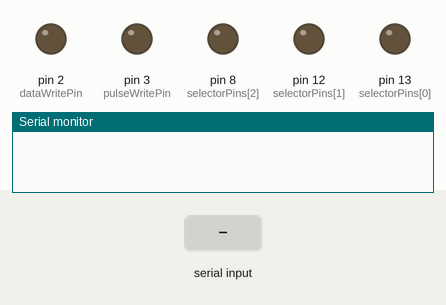
Simulated run of this sketch. Board: Arduino Uno, built with avr-gcc and run on an emulated ATmega328P. On the bench: output pins drawn as LEDs (lit = HIGH), the last lines printed to the serial monitor. Inputs (shaded band) come from the test bench.

Above: at 1.2 s.
1.3 s: "90,45\n" received over Serial
At 2.37 s:
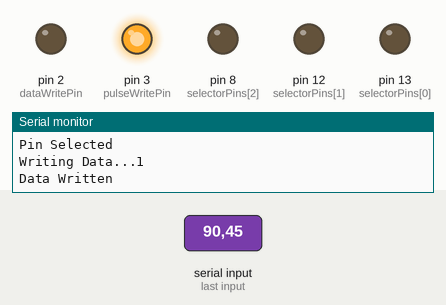
3.9 s: "30,150\n" received over Serial
At 6.0 s:
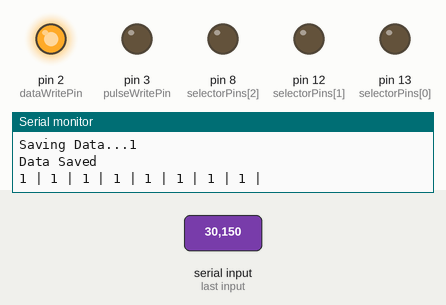
6.5 s: "5\n" received over Serial
At 7.0 s:
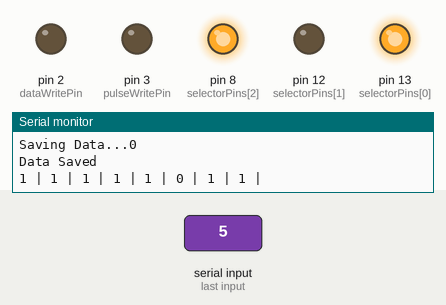
8.1 s: "5\n" received over Serial
At 9.4 s:
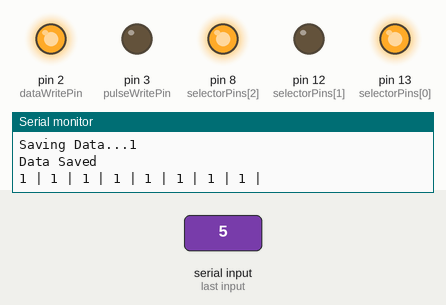
9.7 s: "90\n" received over Serial
At 11.5 s:
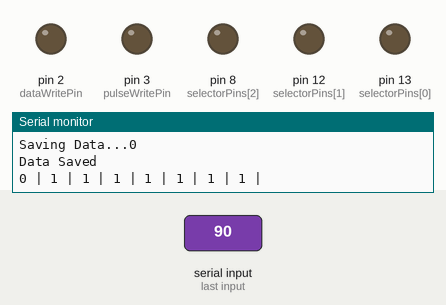
12.3 s: "200\n" received over Serial
At 13.37 s:
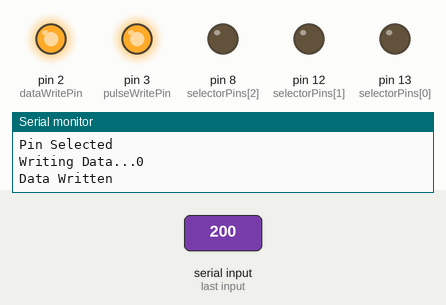
Timing chart, 0 to 15.3 s (numbered marks = the images above; inputs shaded):
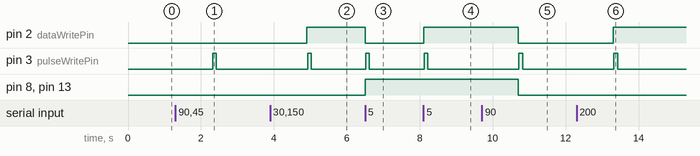

The sketch:

data_experiment.ino
```cpp
const uint8_t selectorPins[3] = {13, 12, 8};
const uint8_t pulseWritePin = 3;
const uint8_t dataWritePin = 2;


bool data[8] = {true, true, true, true, true, true, true, true};

void setup() {
  Serial.begin(9600);

  for(int selectorPin : selectorPins){
    pinMode(selectorPin, OUTPUT);
  }
  pinMode(pulseWritePin, OUTPUT);
  pinMode(dataWritePin, OUTPUT);

  digitalWrite(pulseWritePin, LOW);
  digitalWrite(dataWritePin, LOW);
}


void loop() {
  if (Serial.available() > 0) {
    uint8_t selected = Serial.parseInt();

    if(selected >= 8){
      return;
    }

    Serial.println("Selecting Pin..." + String(selected));
    selectPin(selected);
    Serial.println("Pin Selected");

    Serial.println("Writing Data..." + String(data[selected]));
    data[selected] = !data[selected];
    digitalWrite(dataWritePin, data[selected]);
    Serial.println("Data Written");

    Serial.println("Saving Data..." + String(data[selected]));
    digitalWrite(pulseWritePin, HIGH);
    delay(100);
    digitalWrite(pulseWritePin, LOW);
    Serial.println("Data Saved");

    for (uint8_t i = 0; i < 8; i++) {
      Serial.print(data[i]);
      Serial.print(" | ");
    }
    Serial.println();

    Serial.read();
  }
}


void selectPin(uint8_t input) {
  for (uint8_t i = 0; i < 3; i++) {
    digitalWrite(selectorPins[i], input & 1);
    input >>= 1;
  }
  return;
}
```

Measured:
- after the input at 1.3 s, pin 3 (pulseWritePin): LOW → HIGH after 1.0 s, → LOW 0.10 s later
- after the input at 3.9 s, pin 2 (dataWritePin): LOW → HIGH after 1.0 s; pin 3 (pulseWritePin): LOW → HIGH after 1.0 s, → LOW 0.10 s later
- after the input at 6.5 s, pin 2 (dataWritePin): HIGH → LOW at once; pin 3 (pulseWritePin): LOW → HIGH at once, → LOW 0.10 s later; pin 8 (selectorPins[2]), pin 13 (selectorPins[0]): LOW → HIGH at once
- after the input at 8.1 s, pin 2 (dataWritePin): LOW → HIGH at once; pin 3 (pulseWritePin): LOW → HIGH at once, → LOW 0.10 s later
- after the input at 9.7 s, pin 2 (dataWritePin), pin 8 (selectorPins[2]), pin 13 (selectorPins[0]): HIGH → LOW after 1.0 s; pin 3 (pulseWritePin): LOW → HIGH after 1.0 s, → LOW 0.10 s later
- after the input at 12.3 s, pin 2 (dataWritePin): LOW → HIGH after 1.0 s; pin 3 (pulseWritePin): LOW → HIGH after 1.0 s, → LOW 0.10 s later
